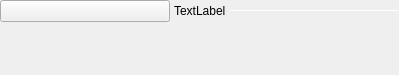
<?xml version="1.0" encoding="UTF-8"?>
<ui version="4.0">
 <class>SubsectionSeparator</class>
 <widget class="QWidget" name="SubsectionSeparator">
  <property name="geometry">
   <rect>
    <x>0</x>
    <y>0</y>
    <width>399</width>
    <height>75</height>
   </rect>
  </property>
  <property name="sizePolicy">
   <sizepolicy hsizetype="Preferred" vsizetype="Preferred">
    <horstretch>0</horstretch>
    <verstretch>0</verstretch>
   </sizepolicy>
  </property>
  <property name="windowTitle">
   <string>Form</string>
  </property>
  <layout class="QVBoxLayout" name="verticalLayout">
   <property name="spacing">
    <number>0</number>
   </property>
   <property name="leftMargin">
    <number>0</number>
   </property>
   <property name="topMargin">
    <number>0</number>
   </property>
   <property name="rightMargin">
    <number>0</number>
   </property>
   <property name="bottomMargin">
    <number>0</number>
   </property>
   <item>
    <layout class="QHBoxLayout" name="hLayoutSubsectionSeparator">
     <property name="spacing">
      <number>4</number>
     </property>
     <property name="sizeConstraint">
      <enum>QLayout::SetMinimumSize</enum>
     </property>
     <property name="leftMargin">
      <number>0</number>
     </property>
     <property name="topMargin">
      <number>0</number>
     </property>
     <property name="bottomMargin">
      <number>15</number>
     </property>
     <item>
      <widget class="QPushButton" name="btnSubsectionSeparator">
       <property name="text">
        <string/>
       </property>
       <property name="checkable">
        <bool>true</bool>
       </property>
      </widget>
     </item>
     <item>
      <widget class="QLabel" name="lblSubsectionSeparator">
       <property name="sizePolicy">
        <sizepolicy hsizetype="Fixed" vsizetype="Preferred">
         <horstretch>0</horstretch>
         <verstretch>0</verstretch>
        </sizepolicy>
       </property>
       <property name="text">
        <string>TextLabel</string>
       </property>
      </widget>
     </item>
     <item>
      <widget class="Line" name="lineSubsectionSeparator">
       <property name="maximumSize">
        <size>
         <width>16777215</width>
         <height>1</height>
        </size>
       </property>
       <property name="frameShadow">
        <enum>QFrame::Sunken</enum>
       </property>
       <property name="lineWidth">
        <number>1</number>
       </property>
       <property name="orientation">
        <enum>Qt::Horizontal</enum>
       </property>
      </widget>
     </item>
    </layout>
   </item>
   <item>
    <widget class="QWidget" name="widgetSubsectionContent" native="true">
     <layout class="QVBoxLayout" name="vLayoutContent">
      <property name="spacing">
       <number>0</number>
      </property>
      <property name="leftMargin">
       <number>0</number>
      </property>
      <property name="topMargin">
       <number>0</number>
      </property>
      <property name="rightMargin">
       <number>0</number>
      </property>
      <property name="bottomMargin">
       <number>0</number>
      </property>
     </layout>
    </widget>
   </item>
  </layout>
 </widget>
 <resources/>
 <connections/>
</ui>
